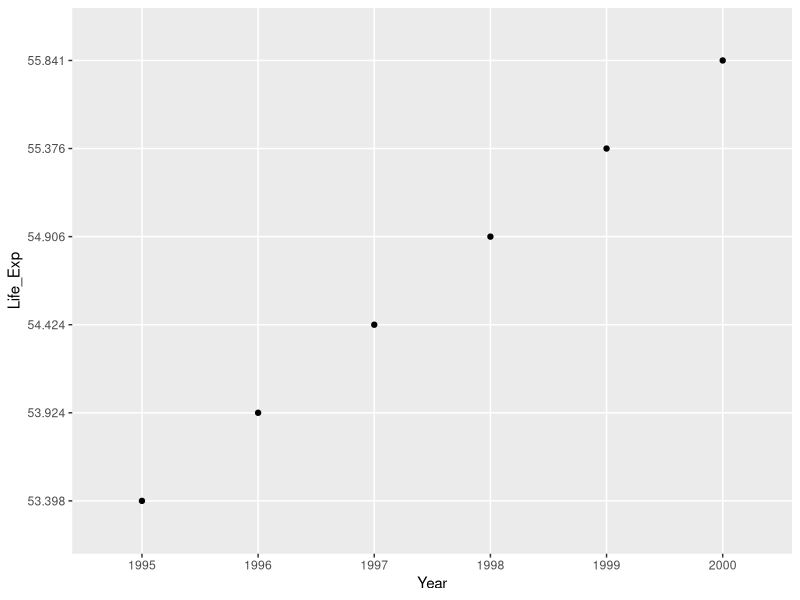
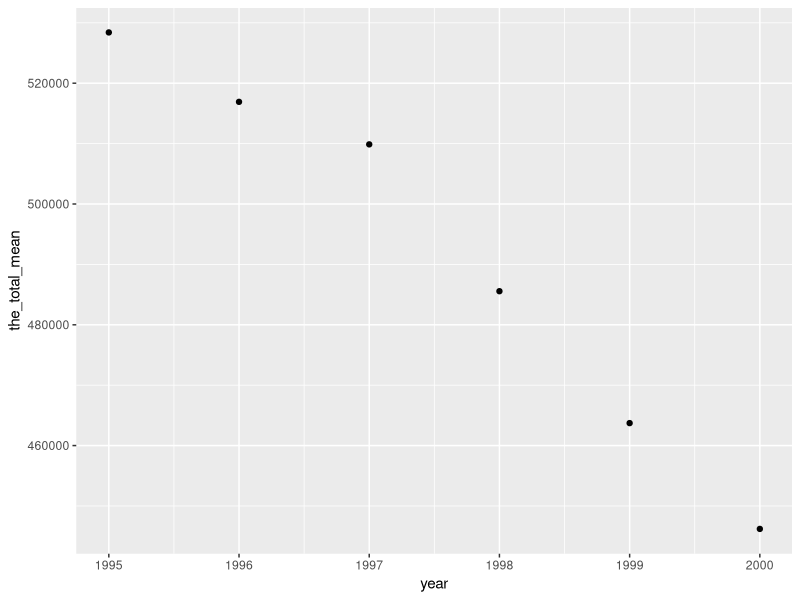

R code for these plots, in order:
## ---- chunk 1
library(tidyverse) 
## ---- chunk 2
library(readr)
h_spend <- read_csv("../data/Health-Spending.CSV")
wb_tot_lifeexp <- read_csv("../data/World Bank Life Exp.csv")
wb_f_lifeexp <- read_csv("../data/World Bank Female Life Exp.csv")
wb_m_lifeexp <- read_csv("../data/World Bank Male Life Exp.csv")
## ---- chunk 3
head(h_spend)
head(wb_tot_lifeexp)
#glimpse(wb_m_lifeexp)
#glimpse(wb_f_lifeexp)
## ---- chunk 4
  
pivot_longer(
  wb_tot_lifeexp, 
  cols = "1995" : "2020",
  names_to = "Year" ,
  values_to = "Life_Exp"
  ) %>%
  head() %>%
  ggplot(aes(x = Year, y = Life_Exp)) +
  geom_point()

h_spend %>%
  head() %>%
   ggplot(aes(x = year, y = the_total_mean)) +
  geom_point()
